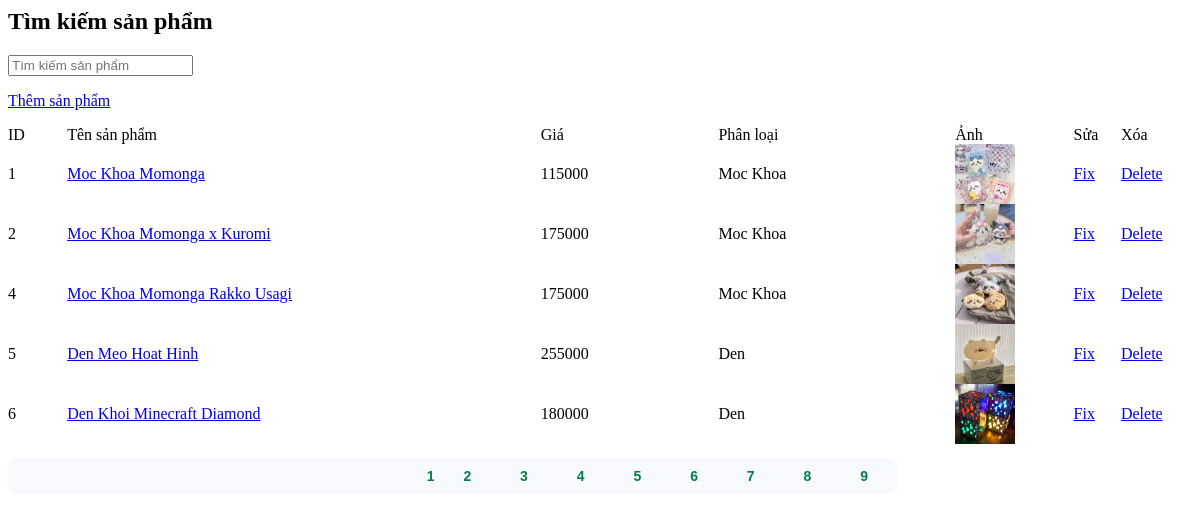
/admin/product/searchProduct.php, run on the app's committed database.
### tables this page shows
CREATE TABLE `product` (
  `productId` int NOT NULL AUTO_INCREMENT,
  `productLineId` int NOT NULL,
  `productName` varchar(255) NOT NULL,
  `productImage` varchar(255) NOT NULL,
  `productPrice` int NOT NULL,
  `guarantee` varchar(255) NOT NULL,
  `accessory` varchar(255) NOT NULL,
  `promotion` int NOT NULL,
  `inStock` int NOT NULL,
  `special` int NOT NULL,
  `detail` longtext NOT NULL,
  PRIMARY KEY (`productId`),
  KEY `fk_product_productline1_idx` (`productLineId`),
  CONSTRAINT `fk_product_productline1` FOREIGN KEY (`productLineId`) REFERENCES `productline` (`productLineId`)
);

CREATE TABLE `productline` (
  `productLineId` int NOT NULL AUTO_INCREMENT,
  `productLineName` varchar(255) NOT NULL,
  PRIMARY KEY (`productLineId`)
);

### admin/product/searchProduct.php (the view, shortened to what this page needs)
<?php
    $dbHost = 'localhost';
	$dbUsername = 'TFT';
	$dbPassword = 'Fongngu123';
	$dbName = 'web_csdl';
	$conn = mysqli_connect($dbHost,
						$dbUsername,
						$dbPassword,
						$dbName);
    if(isset($_GET['stext'])){
        $stext = $_GET['stext'];
    }else{
        $stext = '';
    }
    $newStext = str_replace(' ', '%', $stext);
    $rowPerPage = 5;
    if(isset($_GET['page'])){
        $page = $_GET['page'];
    }else{
        $page = 1;
    }
    $perRow = $page * $rowPerPage - $rowPerPage;
    $sql = "SELECT * FROM product INNER JOIN productLine ON product.productLineId = productLine.productLineId WHERE product.productName LIKE '%$newStext%' LIMIT $perRow, $rowPerPage";
    $result1 = $conn->query($sql);
?>
<link rel="stylesheet" type="text/css" href="css/product.css" />
<h2>Tìm kiếm sản phẩm</h2>
<div id="main">
    <div id="search-bar">
            <form method="get" name="sform" action="mainAdmin.php">
                <input type="text" name="stext" placeholder="Tìm kiếm sản phẩm">
            </form>
    </div>
	<p id="add-prd">
        <a href="mainAdmin.php?page_layout=addProduct">
            <span>Thêm sản phẩm</span>
        </a>
    </p>
	<table id="prds" cellpadding="0" cellspacing="0" width="100%">
    	<tr id="prd-bar">
        	<td width="5%">ID</td>
            <td width="40%">Tên sản phẩm</td>
            <td width="15%">Giá</td>
            <td width="20%">Phân loại</td>
            <td width="10%">Ảnh</td>
            <td width="4%">Sửa</td>
            <td width="6%">Xóa</td>
        </tr>
        <?php
            if($result1->num_rows > 0){
                while($row = $result1->fetch_assoc()){
        ?>
        <tr>
                <td>
                    <span><?php echo $row['productId'];?></span>
                </td>
                <td class="l5">
                    <a href="mainAdmin.php?page_layout=fixProduct&productId=<?php echo $row['productId'];?>">
                        <?php echo $row['productName'];?>
                    </a>
                </td>
                <td class="l5">
                    <span class="price"><?php echo $row['productPrice'];?></span>
                </td>
                <td class="l5">
                    <?php echo $row['productLineName']?>
                </td>
                <td>
                    <span class="thumb">
                        <img width="60" src="image/<?php echo $row['productImage'];?>"/>
                    </span>
                </td>
                <td>
                    <a href="mainAdmin.php?page_layout=fixProduct&productId=<?php echo $row['productId'];?>">
                        <span>Fix</span>
                    </a>
                </td>
                <td>
                    <a href="deleteProduct.php?productId=<?php echo $row['productId'];?>">
                        <span>Delete</span>
                    </a>
                </td>
        </tr>
        <?php
                }
            } else {
                echo '<tr><td colspan="7">Không tìm thấy kết quả nào!</td></tr>';
            }
        ?>
    </table>
    <?php
        $query = "SELECT * FROM product WHERE product.productName LIKE '%$newStext%'";
        $result2 = $conn->query($query);
        $totalRows = mysqli_num_rows($result2);
        $totalPage = ceil($totalRows/$rowPerPage);
        $listPage = '';
        for($i=1; $i<=$totalPage; $i++){
                if($i==$page){
                    $listPage .= " <span>".$i."</span> ";
                }else{
                    $listPage .= ' <a href="'.$_SERVER['PHP_SELF'].'?page_layout=searchProduct&stext=' . urlencode($stext) . '&page='.$i.'">'.$i.'</a> ';
                }
        }
    ?>
    <p id="pagination"><?php echo $listPage;?></p>
</div>

### css/product.css (style rules this page uses)
#pagination { width: 870px; height: auto; font-family: Verdana, Geneva, sans-serif; font-size: 14px; font-weight: bold; word-spacing: 5px; text-align: right; margin-right: 20px; margin-bottom: 20px; padding: 10px; background: #f8f9fd; border-radius: 8px; }
#pagination span { color: #007f49; }
#pagination a { text-decoration: none; color: #007f49; padding: 8px 15px; margin: 0 5px; border-radius: 5px; transition: 0.3s ease, color 0.3s ease; }

### data on the page
product: productId "1", productName "Moc Khoa Momonga", productPrice "115000", productLineId.productLineName "Moc Khoa", productImage (picture)
product: productId "2", productName "Moc Khoa Momonga x Kuromi", productPrice "175000", productLineId.productLineName "Moc Khoa", productImage (picture)
product: productId "4", productName "Moc Khoa Momonga Rakko Usagi", productPrice "175000", productLineId.productLineName "Moc Khoa", productImage (picture)
product: productId "5", productName "Den Meo Hoat Hinh", productPrice "255000", productLineId.productLineName "Den", productImage (picture)
product: productId "6", productName "Den Khoi Minecraft Diamond", productPrice "180000", productLineId.productLineName "Den", productImage (picture)
